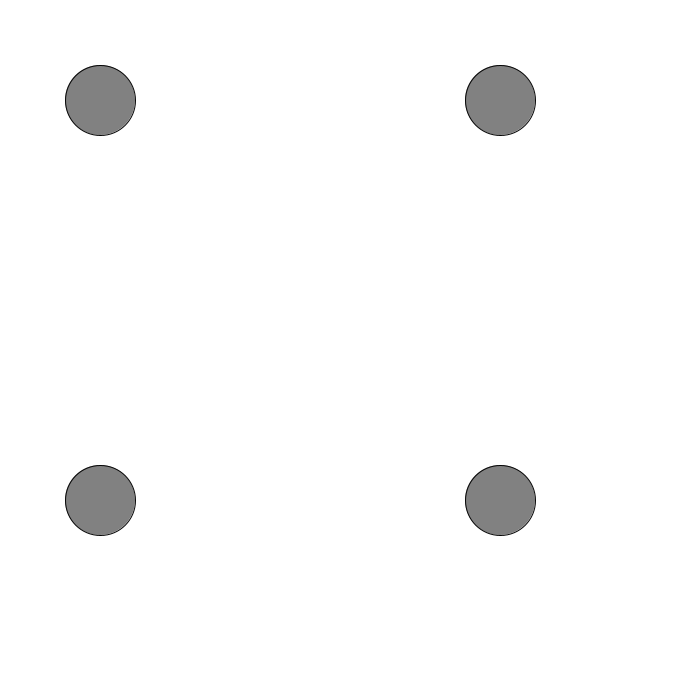
Frame 1 (no input)
Frame 60 (the mouse pressed at the canvas centre just before this capture): identical to frame 1, image omitted
Frame 120 (the mouse held since frame 60 and released just before this capture): identical to frame 1, image omitted

The Processing sketch that drew this single still picture (run headless with seeded random() and noise(); from frame 60 on, the mouse is pressed at the canvas centre):

// Processing sketch: Exercise_4_4_1_
// ── Exercise_4_4_1_.pde
int circleX = 100; //x-coordinates from the origin
int circleY = 100; // y-coordinates from the origin
int circleZ = 500; // lower x/y-coordinates from the origin
int circleSize = 70; //size of the circle
float ellipsefill = random(200); //fill of the circle
float ellipsestroke = 5; //stroke of the circle

void setup() {
  size(700,700);
}

void draw() {
  background(255);
  stroke(ellipsestroke);
  fill(ellipsefill);
  ellipse(circleX, circleY, circleSize, circleSize);
  ellipse(circleZ, circleZ, circleSize, circleSize);
  ellipse(circleX, circleZ, circleSize, circleSize);
  ellipse(circleZ, circleY, circleSize, circleSize);
}
